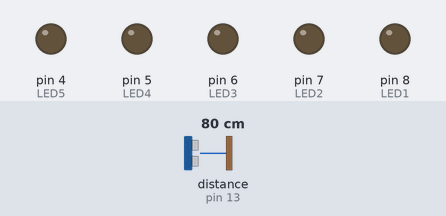
The sketch below on a simulated Arduino Uno, built with avr-gcc and run on an emulated ATmega328P. On the bench: output pins drawn as LEDs (lit = HIGH). Wiring (inferred from the names in the program): ultrasonic range finder: trigger pin 12; echo pin 13. Inputs (shaded band) come from the test bench; at power-on: distance to the obstacle (sensor on pin 13) 80 cm. The echo pulse lasts 58.3 µs per cm; pins used as bus, display or sensor lines are not drawn; what the sketch prints to the serial monitor is not drawn.

Above: at 1.2 s.
1.3 s: distance to the obstacle (sensor on pin 13) set to 53 cm
2.8 s: distance to the obstacle (sensor on pin 13) set to 46 cm
At 3.2 s:
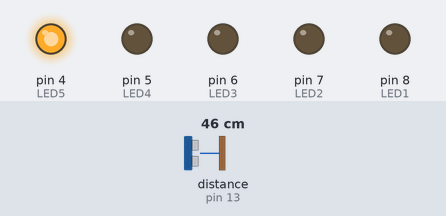
4.3 s: distance to the obstacle (sensor on pin 13) set to 37 cm
At 5.5 s:
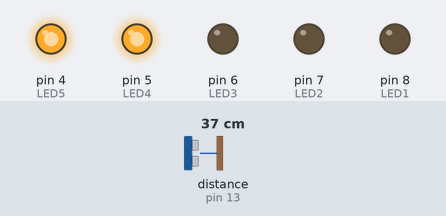
5.8 s: distance to the obstacle (sensor on pin 13) set to 33 cm
7.3 s: distance to the obstacle (sensor on pin 13) set to 28 cm
At 7.9 s:
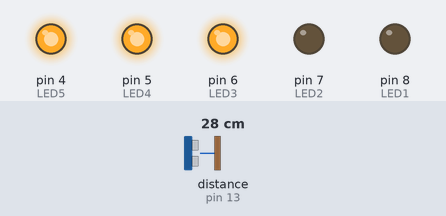
8.8 s: distance to the obstacle (sensor on pin 13) set to 35 cm
At 9.1 s:
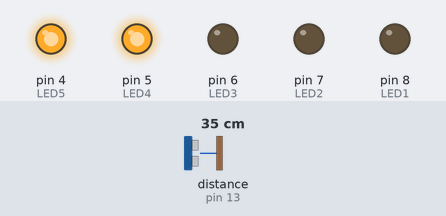
Timing chart, 0 to 11.3 s (numbered marks = the images above; inputs shaded):
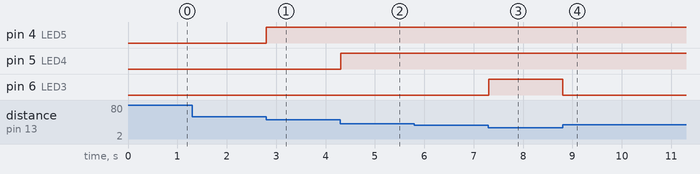

The sketch:

LEDs.ino
```cpp
const int trig = 12;
const int echo = 13;

const int LED1 = 8;
const int LED2 = 7;
const int LED3 = 6;
const int LED4 = 5;
const int LED5 = 4;

int duration = 0;
int distance = 0;

void setup()
{
  pinMode(trig, OUTPUT);
  pinMode(echo, INPUT);

  pinMode(LED1, OUTPUT);
  pinMode(LED2, OUTPUT);
  pinMode(LED3, OUTPUT);
  pinMode(LED4, OUTPUT);
  pinMode(LED5, OUTPUT);

  Serial.begin(9600);
}

void loop()
{
  digitalWrite(trig, HIGH);
  delayMicroseconds(1000);
  digitalWrite(trig, LOW);

  duration = pulseIn(echo, HIGH);
  distance = (duration / 2) / 28.5;
  Serial.println(distance);

  if (distance <= 10)
  {
    digitalWrite(LED1, HIGH);
  }
  else
  {
    digitalWrite(LED1, LOW);
  }
  if (distance <= 20)
  {
    digitalWrite(LED2, HIGH);
  }
  else
  {
    digitalWrite(LED2, LOW);
  }
  if (distance <= 30)
  {
    digitalWrite(LED3, HIGH);
  }
  else
  {
    digitalWrite(LED3, LOW);
  }
  if (distance <= 40)
  {
    digitalWrite(LED4, HIGH);
  }
  else
  {
    digitalWrite(LED4, LOW);
  }
  if (distance <= 50)
  {
    digitalWrite(LED5, HIGH);
  }
  else
  {
    digitalWrite(LED5, LOW);
  }
}
```

Measured:
- the behaviour switches between 51 and 50 cm on distance to the obstacle (sensor on pin 13) (found by bisection; images 0 and 1)
- the behaviour switches between 41 and 40 cm on distance to the obstacle (sensor on pin 13) (found by bisection; images 1 and 2)
- the behaviour switches between 31 and 30 cm on distance to the obstacle (sensor on pin 13) (found by bisection; images 2 and 3)
- after the input at 2.8 s, pin 4 (LED5): LOW → HIGH at once
- after the input at 4.3 s, pin 5 (LED4): LOW → HIGH at once
- after the input at 7.3 s, pin 6 (LED3): LOW → HIGH at once
- after the input at 8.8 s, pin 6 (LED3): HIGH → LOW at once
